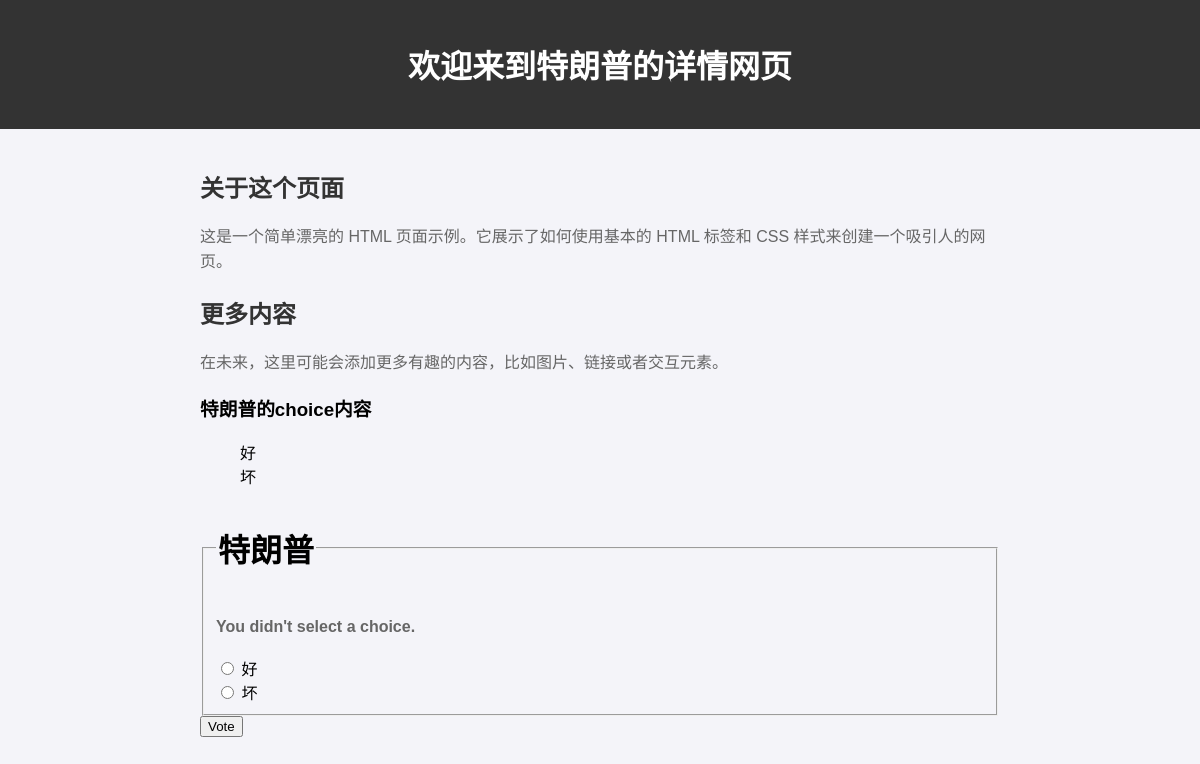
The page /polls/1/vote/ on the database its author committed.
### polls/models.py (models this page shows, shortened)
class Question(models.Model):
    question_text = models.CharField(max_length=200)
    pub_date = models.DateTimeField("date published")
    def __str__(self):
        return self.question_text

class Choice(models.Model):
    question = models.ForeignKey(Question, on_delete=models.CASCADE)
    choice_text = models.CharField(max_length=200)
    votes = models.IntegerField(default=0)

### polls/views.py (the view)
# urls.py: path("<int:question_id>/vote/", views.vote, name="vote"),
def vote(request, question_id):
    question = get_object_or_404(Question, pk=question_id)
    try:
        selected_choice = question.choice_set.get(pk=request.POST["choice"])
    except (KeyError, Choice.DoesNotExist):
        return render(
            request,
            "detail.html",
            {
                "question": question,
                "error_message": "You didn't select a choice.",
            },
        )
    else:
        selected_choice.votes = F("votes") + 1
        selected_choice.save()
        return HttpResponseRedirect(reverse("polls:results", args=(question.id,)))

### templates/detail.html (shortened to what this page needs)
<!DOCTYPE html>
<html lang="zh-CN">
<head>
</head>
<body>
<header>
    <h1>欢迎来到{{ question }}的详情网页</h1>
</header>
<main>
    <h2>关于这个页面</h2>
    <p>这是一个简单漂亮的 HTML 页面示例。它展示了如何使用基本的 HTML 标签和 CSS 样式来创建一个吸引人的网页。</p>
    <h2>更多内容</h2>
    <p>在未来，这里可能会添加更多有趣的内容，比如图片、链接或者交互元素。</p>
    <h3>{{ question.question_text }}的choice内容</h3>
    {% if question.choice_set.all %}
        <ul>
            {% for choice in question.choice_set.all %}
                <li>{{ choice.choice_text }}</li>
            {% endfor %}
        </ul>
    {% else %}
        <p>no choice data</p>
    {% endif %}
    <form action="{% url 'polls:vote' question.id %}" method="post">
        <fieldset>
            <legend><h1>{{ question.question_text }}</h1></legend>
            {% if error_message %}<p><strong>{{ error_message }}</strong></p>{% endif %}
            {% for choice in question.choice_set.all %}
                <input type="radio" name="choice" id="choice{{ forloop.counter }}" value="{{ choice.id }}">
                <label for="choice{{ forloop.counter }}">{{ choice.choice_text }}</label><br>
            {% endfor %}
        </fieldset>
        <input type="submit" value="Vote">
    </form>
</main>
</body>
</html>

### rows shown on the page
Question: question_text "特朗普"
Choice: choice_text "好"
Choice: choice_text "坏"

### other values the page prints
{{ error_message }} "You didn't select a choice."
